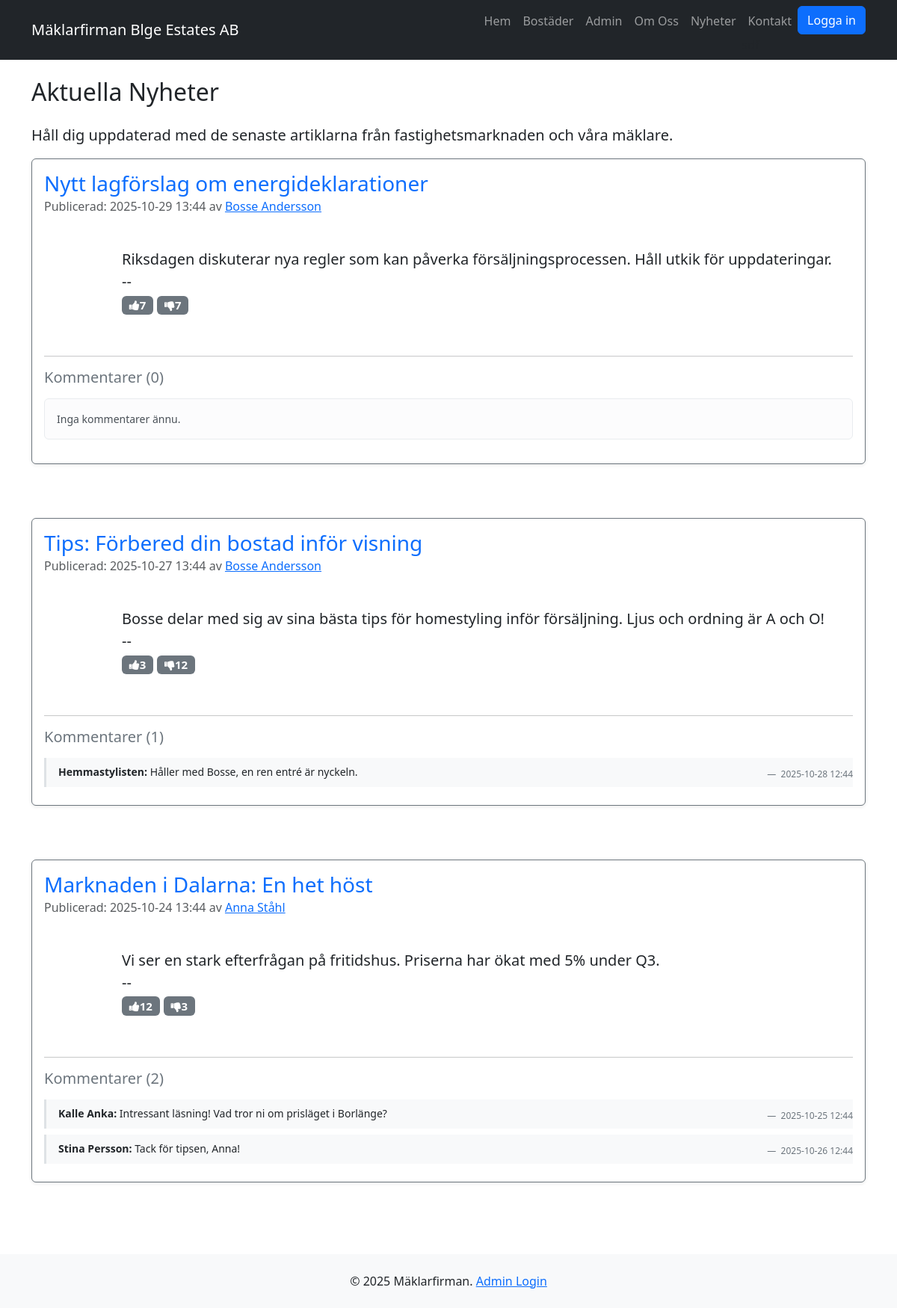
Page /nyheter/ on the committed database.
### models/nyhet.py (models this page shows, shortened)
class Nyhet(db.Model):
    __tablename__ = 'nyheter'
    id = db.Column(db.Integer, primary_key=True)
    titel = db.Column(db.String(200), nullable=False)
    innehall = db.Column(db.Text, nullable=False)
    datum = db.Column(db.DateTime, nullable=False, default=datetime.now)
    likes = db.Column(db.Integer)
    dislikes = db.Column(db.Integer)
    maklare_id = db.Column(db.Integer, db.ForeignKey('maklare.id'))
    maklare = db.relationship('Maklare', backref='nyheter')
    kommentarer = db.relationship('Kommentar', backref='nyhet')

### models/maklare.py (models this page shows, shortened)
class Maklare(db.Model):
    __tablename__ = 'maklare'
    id = db.Column(db.Integer, primary_key=True)
    namn = db.Column(db.String(100), nullable=False)
    epost = db.Column(db.String(120), unique=True, nullable=False)
    telefon = db.Column(db.String(20))
    titel = db.Column(db.String(100))
    beskrivning = db.Column(db.Text)

### models/kommentar.py (models this page shows, shortened)
class Kommentar(db.Model):
    __tablename__ = 'kommentarer'
    id = db.Column(db.Integer, primary_key=True)
    namn = db.Column(db.String(100), nullable=False)
    innehall = db.Column(db.Text, nullable=False)
    datum = db.Column(db.DateTime, nullable=False, default=datetime.now)
    nyhet_id = db.Column(db.Integer, db.ForeignKey('nyheter.id'), nullable=False)

### myblueprints/nyheter/nyheter_routes.py (the view)
@nyheter_bp.route('/') # url_prefix /nyheter ger den fullständiga URL:en /nyheter/
def lista_nyheter():
    alla_nyheter = nyhet_repo.hamta_alla_med_relationer() # <--- Hämta med relationer!
    return render_template(
        'nyhets_lista.html',
        nyheter_lista=alla_nyheter,
        titel='Nyheter & Kommentarer'
    )

### dbrepositories/nyhet_repository.py (called while the page is built)
    def hamta_alla_med_relationer(self):
        return Nyhet.query \
            .options(
                joinedload(Nyhet.maklare),
                selectinload(Nyhet.kommentarer)
            ) \
            .order_by(Nyhet.datum.desc()).all()

### myblueprints/nyheter/templates/nyhets_lista.html (shortened to what this page needs)
{% extends "base.html" %}
{% block content %}
<h2 class="mb-4">Aktuella Nyheter</h2>
<p class="lead">Håll dig uppdaterad med de senaste artiklarna från fastighetsmarknaden och våra mäklare.</p>
<div class="row row-cols-1 g-4">
    {% for nyhet in nyheter_lista %}
    <div class="col mb-5">
        <div class="card shadow-sm border-secondary">
            <div class="card-body">
                <h3 class="card-title text-primary">{{ nyhet.titel }}</h3>
                <h6 class="card-subtitle mb-3 text-muted">
                    Publicerad: {{ nyhet.datum.strftime('%Y-%m-%d %H:%M') }}
                    {% if nyhet.maklare %}
                        av <a href="{{ url_for('maklare_bp.maklare_detalj', maklare_id=nyhet.maklare_id) }}">{{ nyhet.maklare.namn }}</a>
                    {% endif %}
                </h6>
                <p class="card-text lead" style="white-space: pre-wrap;">
                    {{ nyhet.innehall | truncate(300, True, '...') }}
                    --
                    <span class="badge bg-secondary"><i class="fa fa-thumbs-up"></i>{{nyhet.likes}}</span> <span class="badge bg-secondary"><i class="fa fa-thumbs-down"></i>{{nyhet.dislikes}}</span>
                </p>
                <hr class="mt-4">
                <h5 class="mb-3 text-secondary">Kommentarer ({{ nyhet.kommentarer|length }})</h5>
                {% if nyhet.kommentarer|length == 0 %}
                    <p class="alert alert-light small">Inga kommentarer ännu.</p>
                {% else %}
                    {% for kommentar in nyhet.kommentarer %}
                    <div class="comment-item border-start border-3 ps-3 py-2 mb-2 bg-light">
                        <p class="mb-0 small">
                            <strong>{{ kommentar.namn }}:</strong> {{ kommentar.innehall }}
                        </p>
                        <footer class="blockquote-footer text-end mb-0" style="font-size: 0.75rem;">
                            {{ kommentar.datum.strftime('%Y-%m-%d %H:%M') }}
                        </footer>
                    </div>
                    {% endfor %}
                {% endif %}
            </div>
        </div>
    </div>
    {% endfor %}
</div>
{% endblock %}

### templates/base.html (shortened to what this page needs)
<!DOCTYPE html>
<html lang="sv">
<head>
    <link href="https://cdn.jsdelivr.net/npm/bootstrap@5.3.8/dist/css/bootstrap.min.css" rel="stylesheet"
>
    <link rel="stylesheet" href="https://cdnjs.cloudflare.com/ajax/libs/font-awesome/4.7.0/css/font-awesome.min.css">
</head>
<body>
    <header>
        <nav class="navbar navbar-expand-lg navbar-dark bg-dark">
            <div class="container">
                <a class="navbar-brand" href="{{ url_for('index') }}">Mäklarfirman Blge Estates AB</a>
                <div class="collapse navbar-collapse" id="navbarNav">
                    <ul class="navbar-nav ms-auto">
                        <li class="nav-item">
                            <a class="nav-link" href="{{ url_for('index') }}">Hem</a>
                        </li>
                        <li class="nav-item">
                            <a class="nav-link" href="{{ url_for('bostader_bp.lista_bostader') }}">Bostäder</a>
                        </li>
                        <li class="nav-item">
                            <a class="nav-link" href="{{ url_for('admin_bp.admin_lista_bostader') }}">Admin</a>
                        </li>
                        <li class="nav-item">
                            <a class="nav-link" href="{{ url_for('maklare_bp.lista_maklare') }}">Om Oss</a>
                        </li>
                        <li class="nav-item">
                            <a class="nav-link" href="{{ url_for('nyheter_bp.lista_nyheter') }}">Nyheter</a>
                        </li>
                        <li class="nav-item">
                            <a class="nav-link" href="#">Kontakt</a>sdf
                        </li>
                        <li class="nav-item text-muted">
                            {% if current_user.is_authenticated %}
                                <a href="{{ url_for('auth_bp.logout') }}" class="btn btn-primary">Logout  {{ current_user.username }}</a>
                            {% else %}
                                <a href="{{ url_for('auth_bp.login') }}" class="btn btn-primary">Logga in</a>
                            {%endif%}
                        </li>
                    </ul>
                </div>
            </div>
        </nav>
    </header>
    <main class="container my-4">
        {% block content %}{% endblock %}
    </main>
    <footer class="bg-light text-center text-lg-start mt-5">
        <div class="container p-4">
            <p class="text-center mb-0">
                &copy;
                <script>document.write(new Date().getFullYear())</script> Mäklarfirman.
                <a href="#">Admin Login</a>
            </p>
        </div>
    </footer>
</body>
</html>

### rows in the picture
Nyhet: titel "Nytt lagförslag om energideklarationer", datum "2025-10-29 13:44", maklare.namn "Bosse Andersson", innehall "Riksdagen diskuterar nya regler som kan påverka försäljningsprocessen. Håll utkik för uppdateringar.", likes "7", dislikes "7", kommentarer|length "0", shows "Inga kommentarer ännu."
Nyhet: titel "Tips: Förbered din bostad inför visning", datum "2025-10-27 13:44", maklare.namn "Bosse Andersson", innehall "Bosse delar med sig av sina bästa tips för homestyling inför försäljning. Ljus och ordning är A och O!", likes "3", dislikes "12", kommentarer|length "1"
Kommentar: namn "Hemmastylisten", innehall "Håller med Bosse, en ren entré är nyckeln.", datum "2025-10-28 12:44"
Nyhet: titel "Marknaden i Dalarna: En het höst", datum "2025-10-24 13:44", maklare.namn "Anna Ståhl", innehall "Vi ser en stark efterfrågan på fritidshus. Priserna har ökat med 5% under Q3.", likes "12", dislikes "3", kommentarer|length "2"
Kommentar: namn "Kalle Anka", innehall "Intressant läsning! Vad tror ni om prisläget i Borlänge?", datum "2025-10-25 12:44"
Kommentar: namn "Stina Persson", innehall "Tack för tipsen, Anna!", datum "2025-10-26 12:44"
